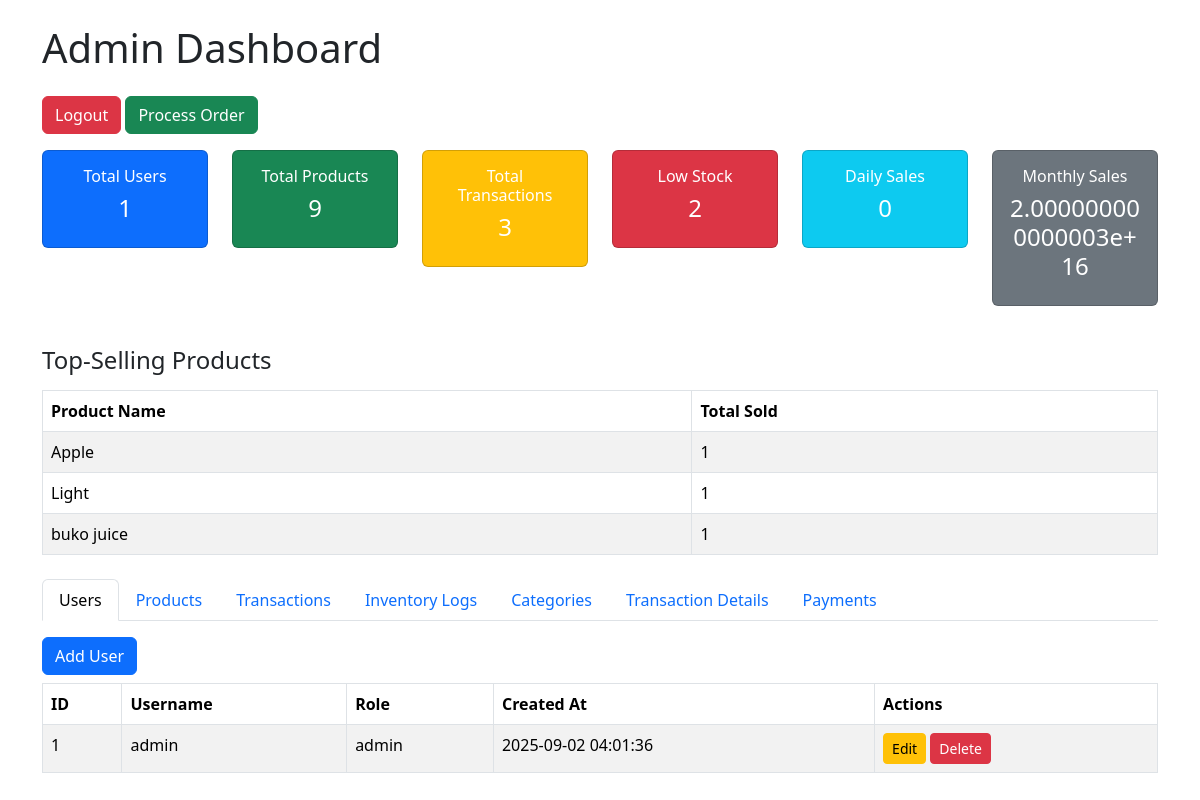
Page /admin (signed in) on the earlier database version.
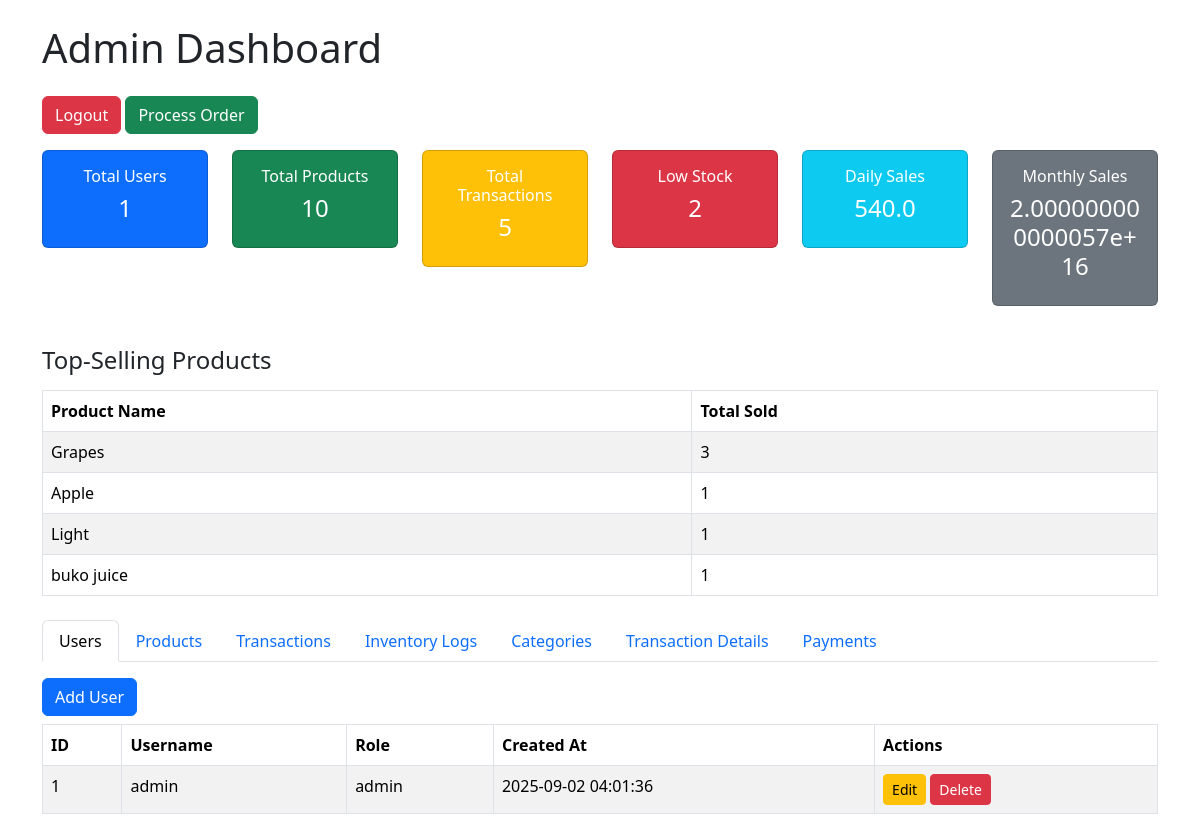
Same page on the later database version.
### models.py (models this page shows)
class Product(db.Model):
    product_id = db.Column(db.Integer, primary_key=True)
    product_name = db.Column(db.String(100), nullable=False)
    category_id = db.Column(db.Integer, db.ForeignKey('category.category_id'))
    price = db.Column(db.Float, nullable=False)
    stock_quantity = db.Column(db.Integer, default=0)
    unit = db.Column(db.String(20), default='pcs')
    created_at = db.Column(db.DateTime, default=datetime.utcnow)

class User(db.Model):
    user_id = db.Column(db.Integer, primary_key=True)
    username = db.Column(db.String(50), unique=True, nullable=False)
    password = db.Column(db.String(200), nullable=False)  # hashed
    role = db.Column(db.String(20), nullable=False)  # admin or cashier
    created_at = db.Column(db.DateTime, default=datetime.utcnow)

### routes.py (the view)
    @app.route('/admin')
    def admin_dashboard():
        if 'user_id' not in session:
            return redirect(url_for('login'))
        users = User.query.all()
        products = Product.query.all()
        transactions = Transaction.query.all()
        inventory_logs = InventoryLog.query.all()
        categories = Category.query.all()
        transaction_details = TransactionDetail.query.all()
        payments = Payment.query.all()
        low_stock = Product.query.filter(Product.stock_quantity < 5).all()
        from sqlalchemy import func
        from datetime import date
        today = date.today()
        top_products = db.session.query(
            Product.product_name,
            func.sum(TransactionDetail.quantity)
        ).join(TransactionDetail, Product.product_id == TransactionDetail.product_id
        ).group_by(Product.product_id
        ).order_by(func.sum(TransactionDetail.quantity).desc()
        ).limit(10).all()
        daily_sales = db.session.query(func.sum(Transaction.total_amount)).filter(db.func.date(Transaction.date_time) == today).scalar() or 0
        month = today.month
        year = today.year
        monthly_sales = db.session.query(func.sum(Transaction.total_amount)).filter(
            db.extract('month', Transaction.date_time) == month,
            db.extract('year', Transaction.date_time) == year
        ).scalar() or 0
        return render_template(
            'admin.html',
            users=users,
            products=products,
            transactions=transactions,
            inventory_logs=inventory_logs,
            categories=categories,
            transaction_details=transaction_details,
            payments=payments,
            low_stock=low_stock,
            top_products=top_products,
            daily_sales=daily_sales,
            monthly_sales=monthly_sales
        )

### templates/admin.html (shortened to what this page needs)
<!DOCTYPE html>
<html lang="en">
<head>
    <link href="https://cdn.jsdelivr.net/npm/bootstrap@5.3.2/dist/css/bootstrap.min.css" rel="stylesheet">
</head>
<body>
<div class="container mt-4">
    <h1 class="mb-4">Admin Dashboard</h1>
    <a href="/logout" class="btn btn-danger mb-3">Logout</a>
    <button class="btn btn-success mb-3" data-bs-toggle="modal" data-bs-target="#processOrderModal">Process Order</button>
    <div class="row mb-4">
        <div class="col-md-2">
            <div class="card text-white bg-primary mb-3">
                <div class="card-body text-center">
                    <h6>Total Users</h6>
                    <h4>{{ users|length }}</h4>
                </div>
            </div>
        </div>
        <div class="col-md-2">
            <div class="card text-white bg-success mb-3">
                <div class="card-body text-center">
                    <h6>Total Products</h6>
                    <h4>{{ products|length }}</h4>
                </div>
            </div>
        </div>
        <div class="col-md-2">
            <div class="card text-white bg-warning mb-3">
                <div class="card-body text-center">
                    <h6>Total Transactions</h6>
                    <h4>{{ transactions|length }}</h4>
                </div>
            </div>
        </div>
        <div class="col-md-2">
            <div class="card text-white bg-danger mb-3">
                <div class="card-body text-center">
                    <h6>Low Stock</h6>
                    <h4>{{ low_stock|length }}</h4>
                </div>
            </div>
        </div>
        <div class="col-md-2">
            <div class="card text-white bg-info mb-3">
                <div class="card-body text-center">
                    <h6>Daily Sales</h6>
                    <h4>{{ daily_sales }}</h4>
                </div>
            </div>
        </div>
        <div class="col-md-2">
            <div class="card text-white bg-secondary mb-3">
                <div class="card-body text-center">
                    <h6>Monthly Sales</h6>
                    <h4>{{ monthly_sales }}</h4>
                </div>
            </div>
        </div>
    </div>
    <h4 class="mb-3">Top-Selling Products</h4>
    <table class="table table-striped table-bordered mb-4">
        <thead>
        <tr>
            <th>Product Name</th>
            <th>Total Sold</th>
        </tr>
        </thead>
        <tbody>
        {% for product, total in top_products %}
        <tr>
            <td>{{ product }}</td>
            <td>{{ total }}</td>
        </tr>
        {% endfor %}
        </tbody>
    </table>
    <ul class="nav nav-tabs" id="dashboardTabs" role="tablist">
        <li class="nav-item">
            <button class="nav-link active" id="users-tab" data-bs-toggle="tab" data-bs-target="#users">Users</button>
        </li>
        <li class="nav-item">
            <button class="nav-link" id="products-tab" data-bs-toggle="tab" data-bs-target="#products">Products</button>
        </li>
        <li class="nav-item">
            <button class="nav-link" id="transactions-tab" data-bs-toggle="tab" data-bs-target="#transactions">Transactions</button>
        </li>
        <li class="nav-item">
            <button class="nav-link" id="inventory-tab" data-bs-toggle="tab" data-bs-target="#inventory">Inventory Logs</button>
        </li>
        <li class="nav-item">
            <button class="nav-link" id="categories-tab" data-bs-toggle="tab" data-bs-target="#categories">Categories</button>
        </li>
        <li class="nav-item">
            <button class="nav-link" id="details-tab" data-bs-toggle="tab" data-bs-target="#transaction-details">Transaction Details</button>
        </li>
        <li class="nav-item">
            <button class="nav-link" id="payments-tab" data-bs-toggle="tab" data-bs-target="#payments">Payments</button>
        </li>
    </ul>
    <div class="tab-content mt-3">
        <div class="tab-pane fade show active" id="users">
            <button class="btn btn-primary mb-2" data-bs-toggle="modal" data-bs-target="#addUserModal">Add User</button>
            <table class="table table-striped table-bordered">
                <thead>
                <tr>
                    <th>ID</th>
                    <th>Username</th>
                    <th>Role</th>
                    <th>Created At</th>
                    <th>Actions</th>
                </tr>
                </thead>
                <tbody>
                {% for user in users %}
                <tr>
                    <td>{{ user.user_id }}</td>
                    <td>{{ user.username }}</td>
                    <td>{{ user.role }}</td>
                    <td>{{ user.created_at.strftime('%Y-%m-%d %H:%M:%S') }}</td>
                    <td>
                        <button class="btn btn-sm btn-warning" data-bs-toggle="modal" data-bs-target="#editUserModal" data-userid="{{ user.user_id }}">Edit</button>
                        <button class="btn btn-sm btn-danger" data-userid="{{ user.user_id }}">Delete</button>
                    </td>
                </tr>
                {% endfor %}
                </tbody>
            </table>
        </div>
    </div>
</div>
</body>
</html>

Differences in the rows shown:
added Product: product_name "Grapes", total "3"
Other differences:
{{ products|length }}: "9" → "10"
{{ transactions|length }}: "3" → "5"
{{ daily_sales }}: "0" → "540.0"
{{ monthly_sales }}: "2.000000000000003e+16" → "2.000000000000057e+16"
